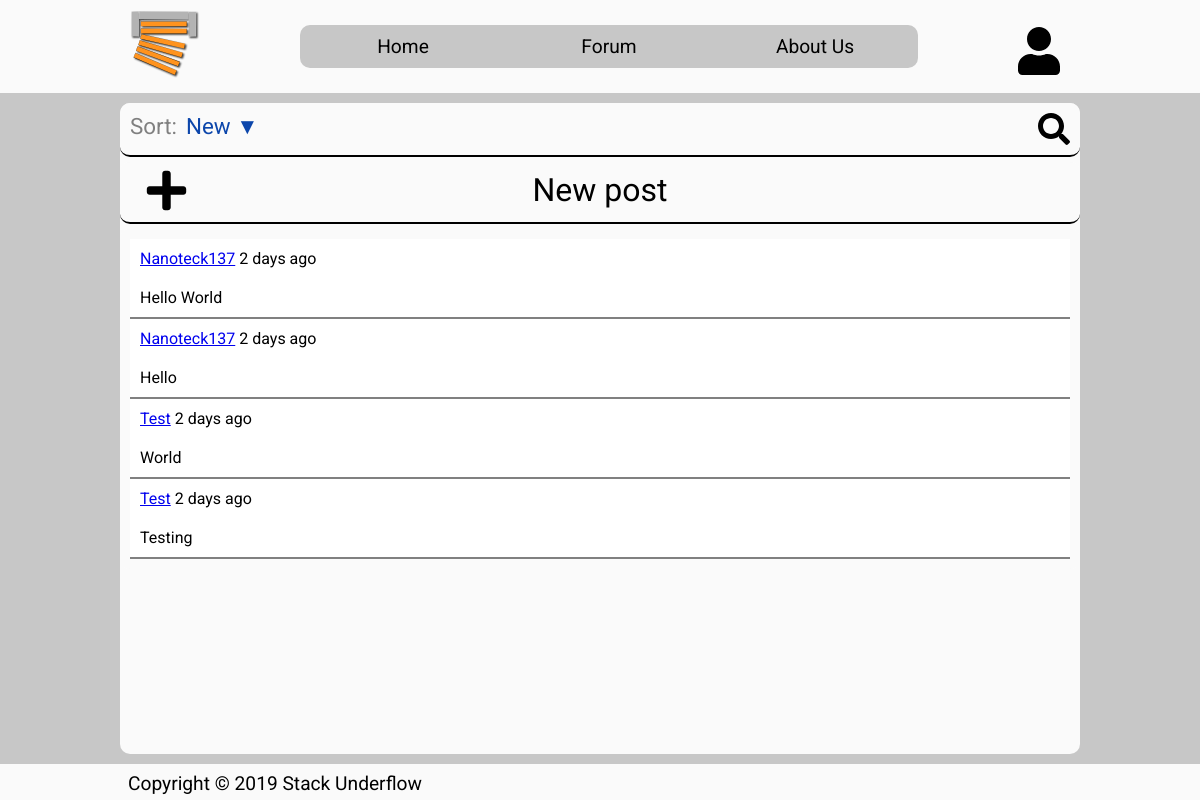
/forum.php, run on the app's committed database.
### tables this page shows
CREATE TABLE users(
    uID int(8) PRIMARY KEY AUTO_INCREMENT,
    uName varchar (32) NOT NULL,
    uUsername varchar (64) NOT NULL,
    uEmail varchar (64) NOT NULL,
    uPassword varchar (64) NOT NULL,
    uBirthdate datetime NOT NULL,
    uCreatedDate datetime NOT NULL default CURRENT_TIMESTAMP,
    uUserType ENUM ('member', 'moderator', 'admin') NOT NULL DEFAULT 'member',
    uSignature varchar(32) DEFAULT "",
    uProfilePicture varchar(128) NOT NULL DEFAULT 'default_pic.png',
    uTheme ENUM('light', 'dark') NOT NULL DEFAULT 'light'
);

CREATE TABLE forum_posts (
    pID int(8) PRIMARY KEY AUTO_INCREMENT,
    pTitle varchar(64) NOT NULL,
    pContent mediumtext NOT NULL,
    
    pAuthor int(8),
    FOREIGN KEY(pAuthor) REFERENCES users(uID),

    pCreatedDate datetime NOT NULL DEFAULT CURRENT_TIMESTAMP
);

### private/api/auth.php (called while the page is built, shortened)
<?php
class AuthUser
{
    public function __construct(Database $database,
                                int $id,
                                string $name,
                                string $username,
                                string $email,
                                string $password,
                                string $birthdate,
                                string $createdDate,
                                string $type,
                                string $signature,
                                string $profilePicture,
                                string $theme)
    {
        $this->id = $id;
        $this->username = $username;
    }
    public static function CreateFromRow($database, $row): AuthUser
    {
        return new AuthUser(
            $database,
            $row["uID"],
            $row["uName"],
            $row["uUsername"],
            $row["uEmail"],
            $row["uPassword"],
            $row["uBirthdate"],
            $row["uCreatedDate"],
            $row["uUserType"],
            $row["uSignature"],
            $row["uProfilePicture"],
            $row["uTheme"]
        );
    }
}
class Auth
{
    public $database;
    public function __construct(Database $database)
    {
        $this->database = $database;
    }
    public function GetUserById(int $id): ?AuthUser
    {
        $query = "SELECT * FROM users WHERE uID=$id";
        try {
            $result = $this->database->Query($query);
            if($result->GetNumRows() === 1)
            {
                $row = $result->GetRow(0);
                return AuthUser::CreateFromRow($this->database, $row);
            }
            else
            {
                throw new AuthUserNotFoundException("User not found with id '$id'");
            }
        }
        catch(Exception $e)
        {
            throw new AuthUserNotFoundException("User not found with id '$id'");
        }
        return null;
    }
    public function IsUserLoggedIn()
    {
        return isset($_SESSION["valid_login"]) && $_SESSION["valid_login"] === true;
    }
}
?>

### private/common.php (called while the page is built, shortened)
<?php
require_once("private/api/database.php");
require_once("private/api/auth.php");
require_once("private/api/forum.php");
function common_start()
{
    $database = new Database();
    $auth = new Auth($database);
    $forum = new Forum($database, $auth);
}
function format_time($time)
{
    $time = time() - $time;
    $time = ($time < 1) ? 1 : $time;
    $tokens = array(
        31536000 => 'year',
        2592000 => 'month',
        604800 => 'week',
        86400 => 'day',
        3600 => 'hour',
        60 => 'minute',
        1 => 'second'
    );
    foreach ($tokens as $unit => $text)
    {
        if ($time < $unit) continue;
        $numberOfUnits = floor($time / $unit);
        return $numberOfUnits . ' ' . $text . (($numberOfUnits > 1) ? 's' : '');
    }
}
function format_time_data($time_data)
{
    return format_time(strtotime($time_data));
}
?>

### private/api/forum.php (called while the page is built, shortened)
<?php
class Post
{
    private function __construct(Database $database,
                                Auth $auth,
                                int $id,
                                string $title,
                                string $content,
                                AuthUser $author,
                                string $createdDate)
    {
        $this->id = $id;
        $this->title = $title;
        $this->author = $author;
        $this->createdDate = $createdDate;
    }
    public static function CreateFromRow(Database $database, Auth $auth, $row): Post
    {
        $user = $auth->GetUserById($row["pAuthor"]);
        return new Post(
            $database,
            $auth,
            $row["pID"],
            $row["pTitle"],
            $row["pContent"],
            $user,
            $row["pCreatedDate"]
        );
    }
}
class Forum
{
    private $database;
    private $auth;
    public function __construct(Database $database, Auth $auth)
    {
        $this->database = $database;
        $this->auth = $auth;
    }
    public function GetAllPosts(): array
    {
        $posts = array();
        $query = "SELECT * FROM forum_posts ORDER BY forum_posts.pCreatedDate DESC";
        $result = $this->database->Query($query);
        for($i = 0; $i < $result->GetNumRows(); $i++)
        {
            $row = $result->GetRow($i);
            $post = Post::CreateFromRow($this->database, $this->auth, $row);
            array_push($posts, $post);
        }
        return $posts;
    }
}
?>

### private/api/database.php (called while the page is built, shortened)
<?php
class DatabaseResult
{
    private $rows;
    private $numRows;
    public function __construct(array $rows, int $numRows)
    {
        $this->rows = $rows;
        $this->numRows = $numRows;
    }
    public function GetNumRows(): int
    {
        return $this->numRows;
    }
    public function GetRow(int $index)
    {
        return $this->rows[$index];
    }
}
class Database
{
    private $connection;
    public function __construct()
    {
        $this->connection = new mysqli("localhost", "root", "", "stackunderflow");
    }
    public function Query(string $query)
    {
        $result = $this->connection->query($query);
        if(is_bool($result))
        {
            return new DatabaseResult(array(), 0);
        }
        else
        {
            return new DatabaseResult($result->fetch_all(MYSQLI_BOTH), $result->num_rows);
        }
        return null;
    }
}
?>

### forum.php (the view, shortened to what this page needs)
<?php
    require_once("private/common.php");
?>
<!DOCTYPE html>
<html lang="en">
<head>
    <?php include "template/head.php" ?>
    <link rel="stylesheet" href="css/pages/forum.css">
    <link rel="stylesheet" href="css/common/forum.css">
</head>
<body>
    <div id="container">
        <?php include "template/header.php" ?>
        <main>
            <form class="forum-search-bar" action="forum.php" method="get">
                <div id="forum-sort">
                    <p class="forum-sort-title">Sort:</p>
                    <p class="forum-sort-selected">New ▼</p>
                </div>
                <div id="forum-search-icon">
                    <i class="fas fa-search fa-2x"></i>
                </div>
            </form>
            <div id="create-new-post" data-href="<?php echo $auth->IsUserLoggedIn() ? "new_post.php" : "login.php"; ?>">
                <i class="fas fa-plus fa-3x"></i>
                <p>New post</p>
            </div>
            <div id="all-forum-posts">
                <?php
                $posts = $forum->GetAllPosts();
                for ($i = 0; $i < count($posts); $i++)
                {
                    $post = $posts[$i];
                ?>
                <div class="forum-post">
                    <div class="forum-author">
                        <a href="view_profile.php?p=<?php echo $post->author->id; ?>"><?php echo $post->author->username ?></a>
                        <p><?php echo format_time_data($post->createdDate); ?> ago</p>
                    </div>
                    <a class="forum-title" href="view_post.php?p=<?php echo $post->id;?>">
                        <p><?php echo $post->title; ?></p>
                    </a>
                </div>
                <?php
                }
                ?>
            </div>
        </main>
        <?php include "template/footer.php" ?>
    </div>
</body>
</html>

### template/head.php (shortened to what this page needs)
<link rel="stylesheet" href="css/common/main.css">

### template/header.php (shortened to what this page needs)
<header>
    <div id="header-main">
        <nav>
            <a id="header-logo-small" href="index.php"><img class="logo" src="img/logo.svg" alt="Logo" width="70"></a>
            <div id="desktop-menu-list">
                <a href="index.php">Home</a>
                <a href="forum.php">Forum</a>
                <a href="about.php">About Us</a>
            </div>
            <div id="profile-icon">
                <div id="profile-icon-button"><i class="fas fa-user fa-3x"></i></div>
            </div>
        </nav>
    </div>
</header>

### template/footer.php (shortened to what this page needs)
<footer>
    <div id="footer-main">
        <p>Copyright &copy; 2019 Stack Underflow</p>
    </div>
</footer>

### css/common/main.css (style rules this page uses)
* { margin: 0; padding: 0; font-family: 'Roboto', sans-serif; }
p, h1, h2, h3, h4, h5, h6, i, svg { color: var(--primary-background-color-on); }
form { display: flex; justify-content: center; flex-direction: column; position: relative; padding: 10px; }
html,body { height: 100%; min-height: 100%; }
body { background-color: var(--primary-background-color-dark); }
#container { display: flex; min-height: 100vh; flex-direction: column; }
header { width: 100%; z-index: 100; background: var(--primary-background-color); }
#header-logo-small { display: inline-block; }
nav { display: flex; align-items: center; justify-content: space-between; padding: 10px; margin: 0px 10px; }
main { display: flex; flex-direction: column; flex: 1; background-color: var(--primary-background-color); }
#profile-icon { position: relative; }
#profile-icon-button svg { margin-right: 10px; margin-top: 10px; float: right; color: var(--primary-background-color-on); }
footer { align-self: flex-end; width: 100%; height: 20px; padding-top: 8px; padding-bottom: 8px; background: var(--primary-background-color); border-top: 1px solid black; }
#footer-main p { padding-left: 8px; font-size: 1.2em; color: var(--primary-background-color-on); }
#desktop-menu-list { flex: 1; display: flex; justify-content: space-around; background-color: var(--primary-background-color-dark); border-radius: 10px; margin: 0px 100px; }
#desktop-menu-list a { flex: 1; padding: 10px 10px; text-align: center; font-size: 1.2em; color: var(--primary-background-color-dark-on); }
#desktop-menu-list a:link { text-decoration: none; color: var(--primary-background-color-dark-on); }
@media all and (min-width: 960px) { main { width: 960px; margin: 10px auto; border-radius: 10px; } }
@media all and (min-width: 960px) { header { width: 100%; } }
@media all and (min-width: 960px) { nav { padding: 10px 0px; } }
@media all and (min-width: 960px) { #header-main { width: 960px; margin: 0 auto; } }
@media all and (min-width: 960px) { #footer-main { width: 960px; margin: 0 auto; } }
@media all and (min-width: 960px) { .forum-search-bar { border-radius: 10px; margin-bottom: 5px; border: none; } }
@media all and (min-width: 960px) { #create-new-post { border-radius: 10px; border: none; margin-bottom: 5px; } }
@media all and (min-width: 960px) { #all-forum-posts { background: var(--primary-background-color); border-radius: 10px; padding: 10px; } }
@media all and (min-width: 960px) { footer { border: none; } }

### css/pages/forum.css (style rules this page uses)
.forum-search-bar { display: flex; flex-direction: row; justify-content: space-between; position: relative; background-color: var(--primary-background-color); padding: 10px; border-bottom: 2px solid black; }
#forum-sort > p { display: inline-block; font-size: 1.4em; }
.forum-sort-title { color: gray; }
.forum-sort-selected { padding: 0px 5px; color: rgb(12, 70, 171); }
#create-new-post { display: flex; justify-content: space-between; width: 100%; height: 60px; background-color: var(--primary-background-color); border-bottom: black 2px solid; }
#create-new-post p { width: 100%; font-size: 2em; text-align: center; line-height: 100%; transform: translateY(20%); }
#create-new-post svg { position: absolute; width: 45px; height: 45px; text-align: center; margin-left: 24px; margin-top: 6px; margin-bottom: 5px; }
#all-forum-posts { display: flex; flex-direction: column; }

### css/common/forum.css (style rules this page uses)
.forum-post { background-color: var(--primary-background-color-light); border-bottom: 2px solid gray; width: 100%; }
.forum-title p { padding: 10px; }
.forum-author { padding: 10px; }
.forum-author p { display: inline-block; }
.forum-title:link { text-decoration: none; }

### data on the page
users: uUsername "Nanoteck137"
forum_posts: pCreatedDate "2 days", pTitle "Hello World"
forum_posts: pAuthor.uUsername "Nanoteck137", pCreatedDate "2 days", pTitle "Hello"
forum_posts: pAuthor.uUsername "Test", pCreatedDate "2 days", pTitle "World"
forum_posts: pAuthor.uUsername "Test", pCreatedDate "2 days", pTitle "Testing"
